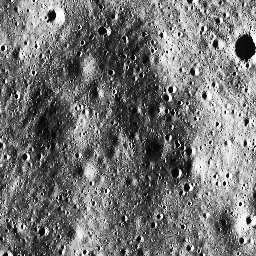
#> input picture lunar_samples/sample_10.png, 256 x 256 px
$ python -i preprocessing.py   (imports and definitions only)
#> lines starting #> are read from the running program, lines starting #| are printed output that depends on the picture
"""
LunaX Module 1 — Image Preprocessing Unit
==========================================

A lightweight, production-grade image preprocessing module designed exclusively
for loading, normalizing, and applying CLAHE (Contrast Limited Adaptive Histogram
Equalization) to lunar imagery.

Dependencies:
    - opencv-python (cv2)
    - numpy
"""

from pathlib import Path
from typing import Tuple, Union
import cv2
import numpy as np

ImageArray = np.ndarray

class ImagePreprocessor:
    """Loads lunar grayscale images, normalizes to uint8, and applies CLAHE."""

    def __init__(
        self,
        clip_limit: float = 2.5,
        tile_grid_size: Tuple[int, int] = (8, 8),
    ) -> None:
        """
        Initialize preprocessor with CLAHE parameters.

        Args:
            clip_limit: CLAHE clipping limit (2.5 is standard for lunar imagery)
            tile_grid_size: Size of CLAHE tile grid
        """
        self.clahe = cv2.createCLAHE(clipLimit=clip_limit, tileGridSize=tile_grid_size)

    def load(self, image_path: Union[str, Path]) -> ImageArray:
        """Load grayscale image from disk."""
#> called with image_path = '../lunar_samples/sample_10.png'
        img = cv2.imread(str(image_path), cv2.IMREAD_GRAYSCALE)
#> img is the input picture: shape (256, 256); min 6, max 255, mean 115.6
        if img is None:
            raise FileNotFoundError(f"Could not load image at {image_path}")
        return img

    def normalize(self, img: ImageArray) -> ImageArray:
        """Return a finite grayscale uint8 image without mutating the input."""
        array = np.asarray(img)
        if array.size == 0 or array.ndim not in (2, 3):
            raise ValueError("image must be a non-empty grayscale or BGR/BGRA array")
        if array.ndim == 3:
            if array.shape[2] == 3:
                array = cv2.cvtColor(array, cv2.COLOR_BGR2GRAY)
            elif array.shape[2] == 4:
                array = cv2.cvtColor(array, cv2.COLOR_BGRA2GRAY)
            else:
                raise ValueError("colour images must have 3 or 4 channels")
        if array.dtype == np.uint8:
            return array.copy()
        values = array.astype(np.float32, copy=False)
        finite = values[np.isfinite(values)]
        if not len(finite):
            raise ValueError("image contains no finite intensity values")
        lo, hi = float(finite.min()), float(finite.max())
        if hi - lo < 1e-6:
            return np.zeros(values.shape, dtype=np.uint8)
        values = np.nan_to_num(values, nan=lo, posinf=hi, neginf=lo)
        return np.clip((values - lo) * (255.0 / (hi - lo)), 0, 255).astype(np.uint8)

    def enhance(self, img: ImageArray) -> ImageArray:
        """Apply CLAHE contrast enhancement."""
        return self.clahe.apply(img)
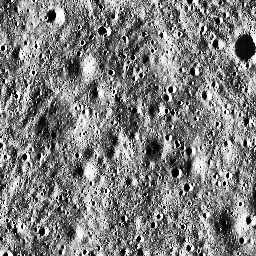
#> returned value: shape (256, 256); min 0, max 255, mean 126.2

    def process(self, image_path: Union[str, Path]) -> Tuple[ImageArray, ImageArray]:
        """
        Load and preprocess image.

        Returns:
            Tuple of (normalized_raw, enhanced) grayscale images
        """
        raw = self.normalize(self.load(image_path))
        enhanced = self.enhance(raw)
        return raw, enhanced

>>> result = ImagePreprocessor().process('../lunar_samples/sample_10.png')

$ run again, on lunar_samples/sample_11.png
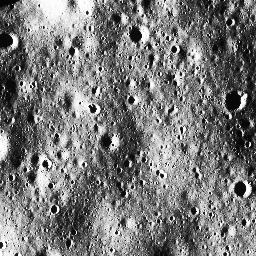
#> input picture lunar_samples/sample_11.png, 256 x 256 px
#> in load, img is the input picture: shape (256, 256); min 3, max 255, mean 120.8
#> in enhance, `return self.clahe.apply(img)`:
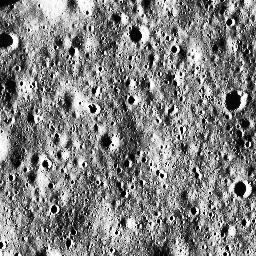
#> returned value: shape (256, 256); min 1, max 255, mean 128.1

$ run again, on lunar_samples/sample_12.png
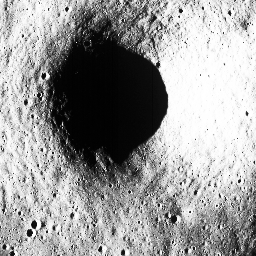
#> input picture lunar_samples/sample_12.png, 256 x 256 px
#> in load, img is the input picture: shape (256, 256); min 1, max 255, mean 154.9
#> in enhance, `return self.clahe.apply(img)`:
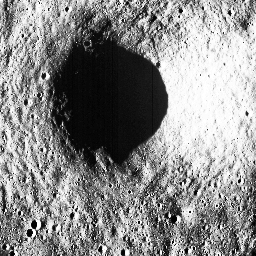
#> returned value: shape (256, 256); min 1, max 255, mean 138.9

$ run again, on lunar_samples/sample_13.png
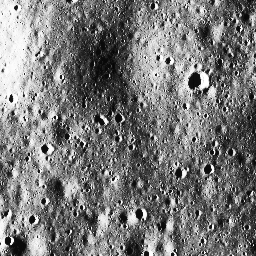
#> input picture lunar_samples/sample_13.png, 256 x 256 px
#> in load, img is the input picture: shape (256, 256); min 5, max 255, mean 120.1
#> in enhance, `return self.clahe.apply(img)`:
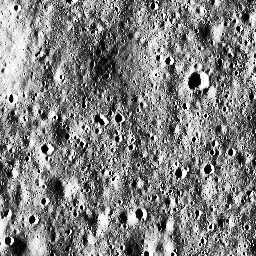
#> returned value: shape (256, 256); min 0, max 255, mean 128.9
